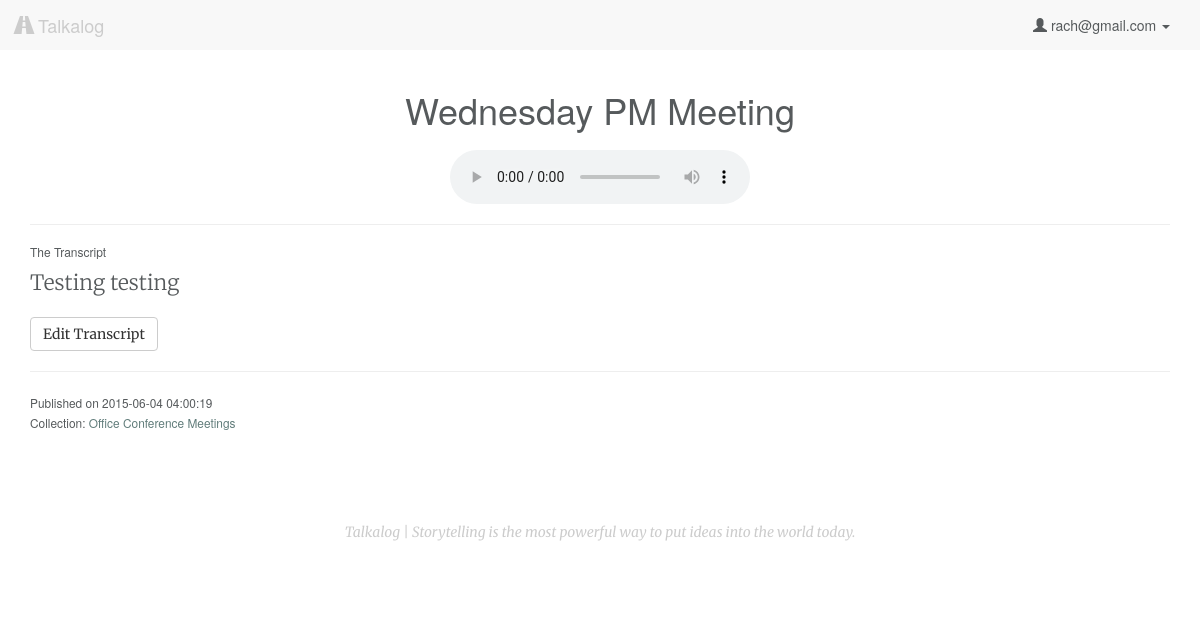
/listen/6 (signed in), run on the app's committed database.
### model.py (models this page shows, shortened)
class User(db.Model):
    __tablename__ = "Users"
    id = db.Column(db.Integer, autoincrement=True, primary_key=True)
    email = db.Column(db.String(100), nullable=False)
    password = db.Column(db.String(50), nullable=False)
    first_name = db.Column(db.String(50), nullable=False)
    last_name = db.Column(db.String(50), nullable=False)
    tel = db.Column(db.String, nullable=False)

class Upload(db.Model):
    __tablename__ = "Uploads"
    id = db.Column(db.Integer, autoincrement=True, primary_key=True)
    user_id = db.Column(db.Integer, db.ForeignKey('Users.id'), nullable=False)
    title = db.Column(db.String, nullable=False, default=db.func.now())
    path = db.Column(db.String(50))
    mimetype = db.Column(db.String(50), default='wav') # wav, jpg, mp3
    datetime = db.Column(db.DateTime, default=db.func.now(), onupdate=db.func.now()) # set datetime to current timestamp
    transcript = db.Column(db.Text)
    user = db.relationship("User", backref=db.backref("uploads", order_by=id))

class CollectionsUploads(db.Model):
    __tablename__ = "CollectionsUploads"
    id = db.Column(db.Integer, autoincrement=True, primary_key=True)
    collection_id = db.Column(db.Integer, db.ForeignKey('Collections.id'), nullable=False)
    upload_id = db.Column(db.Integer, db.ForeignKey('Uploads.id'), nullable=False)
    collection = db.relationship("Collection", backref=db.backref("collectionsuploads", order_by=id))
    upload = db.relationship("Upload", backref=db.backref("collectionsuploads", order_by=id))
    def __repr__(self):
        return "<CollectionsUploads id: %s collection_id: %s upload_id: %s>" % (
        self.id, self.collection_id, self.upload_id)

class Collection(db.Model):
    __tablename__ = "Collections"
    id = db.Column(db.Integer, autoincrement=True, primary_key=True)
    user_id = db.Column(db.Integer, db.ForeignKey('Users.id'), nullable=False)
    title = db.Column(db.String, nullable=False, default='Untitled Collection')
    user = db.relationship("User", backref=db.backref("collections", order_by=id))
    def __repr__(self):
        return "<Collection id: %s user_id: %s title: %s>" % (
        self.id, self.user_id, self.title)

### server.py (the view)
@app.route('/listen/<int:id>')
def listen_audio(id):
	"""Show more information about the single user logged in."""
	if 'email' in session:
		user_email = session['email']
		user = User.query.filter_by(email=user_email).first()
		this_file = Upload.query.filter_by(id=id).first()
		cu = this_file.collectionsuploads
		print 'CollectionsUploads: ', cu
		collection = [cu.collection for cu in cu]
		print 'This is the parent collection: ', collection
		collect_users = []
		for c in collection:
			for i in c.collectionsusers:
				print 'what is i', i
				collect_users.append(i.user_id)
		if (this_file.user_id == user.id) or (user.id in collect_users):
			return render_template('listen.html', user=user, upload=this_file,
				upload_folder=UPLOAD_FOLDER)
		else:
			flash('You don\'t have access to view this page')
			return redirect('/')
	else:
		flash('You must be logged in to access this page.')
		return redirect('/')

### templates/listen.html (shortened to what this page needs)
{% extends 'base.html' %}
{% block content %}
    <h1 id="upload-title" upload-id="{{ upload.id }}" class="text-center">{{ upload.title }}</h1>
    <audio controls>
        <source src="{{ upload_folder }}/{{ upload.path }}" type="audio/wav">
    </audio>
    <hr>
    <h6>The Transcript</h6>
    <div class="transcript-body lead">
    {% if upload.transcript %}
        {{ upload.transcript|safe }}
        <button type="button" class="btn btn-default edit-transcript" data-toggle="modal" data-target="#myModal">Edit Transcript</button>
    {% else %}
        <button id="load" class="btn btn-default">Generate Transcript</button>
        <div id="transcript-content"> </div>
    {% endif %}
    </div>
    <hr>
    <p><small>Published on {{ upload.datetime }}<br>
    {% if upload.collectionsuploads %}
        Collection:
        {% for uc in upload.collectionsuploads %}
            <a href="/collection/{{ uc.collection.id }}">{{ uc.collection.title }}</a>
        {% endfor %}
    {% endif %}
    </small></p>
{% endblock %}

### templates/base.html (shortened to what this page needs)
<!DOCTYPE html>
<html lang="en">
    <head>
        <link rel="stylesheet" href="https://maxcdn.bootstrapcdn.com/bootstrap/3.3.4/css/bootstrap.min.css">
        <link rel="stylesheet" href="/static/css/style.css"/>
        <link rel="stylesheet" href="https://ajax.googleapis.com/ajax/libs/jqueryui/1.11.4/themes/smoothness/jquery-ui.css"/>
    </head>
    <body>
        <nav class="navbar navbar-default">
            <div class="container-fluid">
                <div class="navbar-header">
                    <a class="navbar-brand" href="/"><span class="glyphicon glyphicon-road" aria-hidden="true"></span> Talkalog</a>
                </div>
                <div class="collapse navbar-collapse" id="bs-example-navbar-collapse-1">
                    <ul class="nav navbar-nav navbar-right">
                    {% if 'email' in session %}
                        <li class="dropdown">
                        <a href="#" class="dropdown-toggle" data-toggle="dropdown" role="button" aria-expanded="false"><span class="glyphicon glyphicon-user" aria-hidden="true"></span> {{ session['email'] }} <span class="caret"></span></a>
                        </li>
                    {% else %}
                        <li><a href="/login">Login</a></li>
                        <li><a href="/signup">Sign Up</a></li>
                    {% endif %}
                    </ul>
                </div>
            </div>
        </nav>
        <div class="container">
            {% block content %}{% endblock %}
        </div>
        <div class="container">
            <footer class="footer">
                <p>Talkalog | Storytelling is the most powerful way to put ideas into the world today.</p>
            </footer>
        </div>
    </body>
</html>

### static/css/style.css (style rules this page uses)
body { background-color: #ffffff; color: #565a5c; }
a { color: #607c7a; -webkit-transition: color 0.1s linear 0s; -moz-transition: color 0.1s linear 0s; -o-transition: color 0.1s linear 0s; transition: color 0.1s linear 0s; }
.h1, .h2, .h3, .h4, .h5, h1, h2, h3, h4, h5 { font-weight: 200; }
.lead { font-family: "Merriweather", serif; }
.navbar-default { border-radius: 0; border: none; }
.navbar-default a, .navbar-default .navbar-brand, .navbar-default .navbar-nav > li > a { color: #565a5c; }
.footer { padding-top: 40px; padding-bottom: 40px; margin-top: 40px; text-align: center; font-style: italic; font-family: "Merriweather", serif; color: #cccccc; }
audio { display: block; margin: 20px auto; }
.edit-transcript { clear: both; display: block; margin: 20px 0 0; }

### data on the page
User: email "rach@gmail.com"
Upload: title "Wednesday PM Meeting", transcript "Testing testing", datetime "2015-06-04 04:00:19"
CollectionsUploads: collection "Office Conference Meetings"
